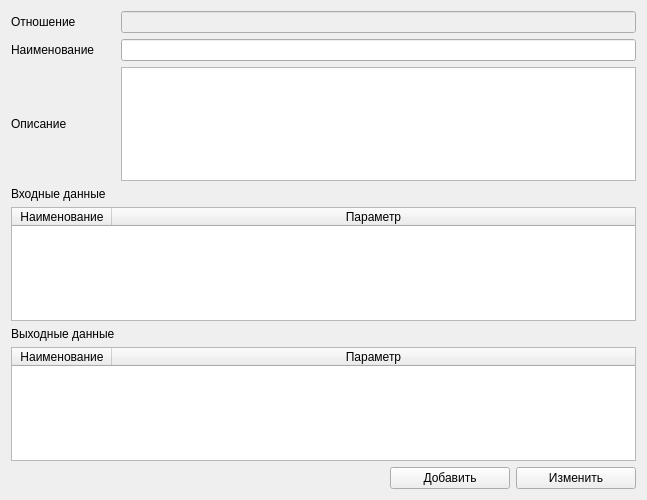
<?xml version="1.0" encoding="UTF-8"?>
<ui version="4.0">
 <class>RuleOptions</class>
 <widget class="QWidget" name="RuleOptions">
  <property name="geometry">
   <rect>
    <x>0</x>
    <y>0</y>
    <width>647</width>
    <height>500</height>
   </rect>
  </property>
  <property name="windowTitle">
   <string>Form</string>
  </property>
  <layout class="QGridLayout" name="gridLayout" rowstretch="0,0,0,0,0,0,0,0">
   <item row="1" column="0">
    <widget class="QLabel" name="label_2">
     <property name="text">
      <string>Наименование</string>
     </property>
    </widget>
   </item>
   <item row="4" column="0" colspan="2">
    <widget class="QTableWidget" name="table_InData">
     <property name="layoutDirection">
      <enum>Qt::LeftToRight</enum>
     </property>
     <property name="sizeAdjustPolicy">
      <enum>QAbstractScrollArea::AdjustIgnored</enum>
     </property>
     <attribute name="horizontalHeaderStretchLastSection">
      <bool>true</bool>
     </attribute>
     <attribute name="verticalHeaderStretchLastSection">
      <bool>false</bool>
     </attribute>
     <column>
      <property name="text">
       <string>Наименование</string>
      </property>
     </column>
     <column>
      <property name="text">
       <string>Параметр</string>
      </property>
     </column>
    </widget>
   </item>
   <item row="0" column="0">
    <widget class="QLabel" name="label">
     <property name="text">
      <string>Отношение</string>
     </property>
    </widget>
   </item>
   <item row="2" column="0">
    <widget class="QLabel" name="label_3">
     <property name="text">
      <string>Описание</string>
     </property>
    </widget>
   </item>
   <item row="5" column="0">
    <widget class="QLabel" name="label_5">
     <property name="text">
      <string>Выходные данные</string>
     </property>
    </widget>
   </item>
   <item row="3" column="0">
    <widget class="QLabel" name="label_4">
     <property name="text">
      <string>Входные данные</string>
     </property>
    </widget>
   </item>
   <item row="6" column="0" colspan="2">
    <widget class="QTableWidget" name="table_OutData">
     <attribute name="horizontalHeaderStretchLastSection">
      <bool>true</bool>
     </attribute>
     <column>
      <property name="text">
       <string>Наименование</string>
      </property>
     </column>
     <column>
      <property name="text">
       <string>Параметр</string>
      </property>
     </column>
    </widget>
   </item>
   <item row="2" column="1">
    <widget class="QTextEdit" name="descriptionRule"/>
   </item>
   <item row="7" column="1">
    <layout class="QHBoxLayout" name="horizontalLayout">
     <item>
      <widget class="QWidget" name="widget" native="true"/>
     </item>
     <item>
      <widget class="QPushButton" name="addBtn_Rule">
       <property name="maximumSize">
        <size>
         <width>120</width>
         <height>120</height>
        </size>
       </property>
       <property name="text">
        <string>Добавить</string>
       </property>
      </widget>
     </item>
     <item>
      <widget class="QPushButton" name="editBtn_Rule">
       <property name="maximumSize">
        <size>
         <width>120</width>
         <height>120</height>
        </size>
       </property>
       <property name="text">
        <string>Изменить</string>
       </property>
      </widget>
     </item>
    </layout>
   </item>
   <item row="1" column="1">
    <widget class="QLineEdit" name="nameRule"/>
   </item>
   <item row="0" column="1">
    <widget class="QLineEdit" name="viewRelative">
     <property name="enabled">
      <bool>false</bool>
     </property>
    </widget>
   </item>
  </layout>
 </widget>
 <resources/>
 <connections/>
</ui>
